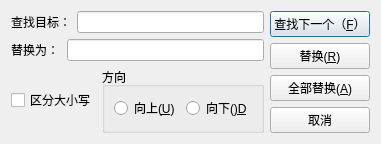
<?xml version="1.0" encoding="UTF-8"?>
<ui version="4.0">
 <class>ReplaceDialog</class>
 <widget class="QDialog" name="ReplaceDialog">
  <property name="geometry">
   <rect>
    <x>0</x>
    <y>0</y>
    <width>314</width>
    <height>139</height>
   </rect>
  </property>
  <property name="maximumSize">
   <size>
    <width>314</width>
    <height>139</height>
   </size>
  </property>
  <property name="windowTitle">
   <string>替换</string>
  </property>
  <layout class="QHBoxLayout" name="horizontalLayout_5">
   <item>
    <layout class="QVBoxLayout" name="verticalLayout_2">
     <item>
      <layout class="QHBoxLayout" name="horizontalLayout">
       <item>
        <widget class="QLabel" name="label">
         <property name="sizePolicy">
          <sizepolicy hsizetype="Fixed" vsizetype="Fixed">
           <horstretch>0</horstretch>
           <verstretch>0</verstretch>
          </sizepolicy>
         </property>
         <property name="minimumSize">
          <size>
           <width>50</width>
           <height>0</height>
          </size>
         </property>
         <property name="text">
          <string>查找目标：</string>
         </property>
        </widget>
       </item>
       <item>
        <widget class="QLineEdit" name="searchText"/>
       </item>
      </layout>
     </item>
     <item>
      <layout class="QHBoxLayout" name="horizontalLayout_2">
       <item>
        <widget class="QLabel" name="label_2">
         <property name="enabled">
          <bool>true</bool>
         </property>
         <property name="sizePolicy">
          <sizepolicy hsizetype="Fixed" vsizetype="Fixed">
           <horstretch>0</horstretch>
           <verstretch>0</verstretch>
          </sizepolicy>
         </property>
         <property name="minimumSize">
          <size>
           <width>50</width>
           <height>0</height>
          </size>
         </property>
         <property name="maximumSize">
          <size>
           <width>16777215</width>
           <height>16777215</height>
          </size>
         </property>
         <property name="text">
          <string>替换为：</string>
         </property>
        </widget>
       </item>
       <item>
        <widget class="QLineEdit" name="targetText"/>
       </item>
      </layout>
     </item>
     <item>
      <layout class="QHBoxLayout" name="horizontalLayout_4">
       <item>
        <widget class="QCheckBox" name="cbCaseSensetive">
         <property name="text">
          <string>区分大小写</string>
         </property>
        </widget>
       </item>
       <item>
        <widget class="QGroupBox" name="groupBox">
         <property name="title">
          <string>方向</string>
         </property>
         <layout class="QHBoxLayout" name="horizontalLayout_3">
          <item>
           <widget class="QRadioButton" name="rbDown">
            <property name="text">
             <string>向上(&amp;U)</string>
            </property>
           </widget>
          </item>
          <item>
           <widget class="QRadioButton" name="rbUp">
            <property name="text">
             <string>向下()&amp;D</string>
            </property>
           </widget>
          </item>
         </layout>
        </widget>
       </item>
      </layout>
     </item>
    </layout>
   </item>
   <item>
    <layout class="QVBoxLayout" name="verticalLayout">
     <item>
      <widget class="QPushButton" name="btFindNext">
       <property name="text">
        <string>查找下一个（&amp;F）</string>
       </property>
      </widget>
     </item>
     <item>
      <widget class="QPushButton" name="btReplace">
       <property name="text">
        <string>替换(&amp;R)</string>
       </property>
      </widget>
     </item>
     <item>
      <widget class="QPushButton" name="btReplaceAll">
       <property name="text">
        <string>全部替换(&amp;A)</string>
       </property>
      </widget>
     </item>
     <item>
      <widget class="QPushButton" name="btCancel">
       <property name="text">
        <string>取消</string>
       </property>
      </widget>
     </item>
    </layout>
   </item>
  </layout>
 </widget>
 <resources/>
 <connections/>
</ui>
